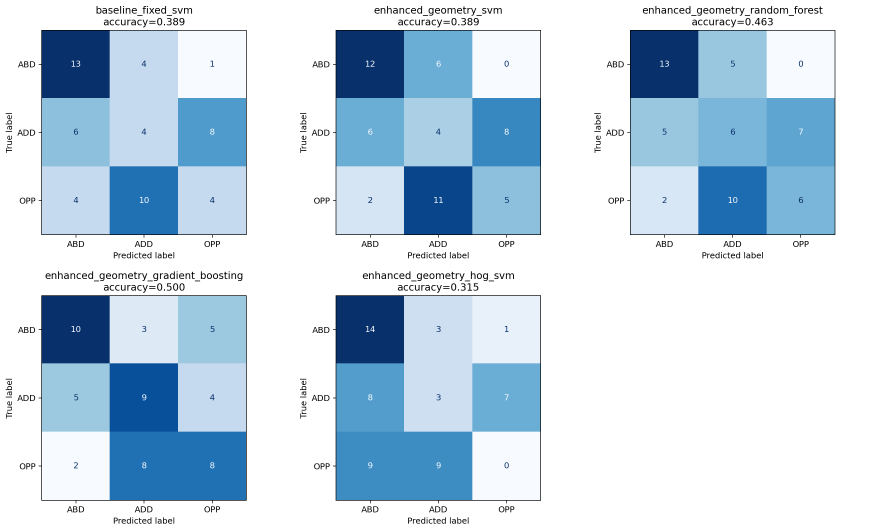
#> input picture traditional_method/results_course_filters/course_filter_confusion.png, 2613 x 1594 px (shown at 1/3 size)
$ python -i experiment_course_preprocessing.py   (imports and definitions only)
#> lines starting #> are read from the running program, lines starting #| are printed output that depends on the picture; after the words box and inside, x2 and y2 are one past the last pixel; in counts of white or black regions, pixels touching at a corner belong together
#> further down, picture is the input picture: shape (1594, 2613, 3); mean B, G, R 229.6, 213.7, 194.1
from pathlib import Path

import cv2
import matplotlib

# [1 line not run here, left out]

import matplotlib.pyplot as plt
import numpy as np
import pandas as pd
from sklearn.metrics import ConfusionMatrixDisplay

from enhanced_traditional import (
    BASE_COLUMNS,
    candidate_spec,
    evaluate_candidate,
    extract_enhanced_features,
)
from extract_features import extract_features
from segment_hands import MAX_COMPONENT_GAP, MIN_CONTOUR_AREA, resize_for_processing


PROJECT_DIR = Path(__file__).resolve().parents[1]
LABELS_PATH = PROJECT_DIR / "labels.csv"
BASELINE_EVALUATION_PATH = (
    PROJECT_DIR
    / "traditional_method/results/enhanced_traditional_evaluation.csv"
)
BASELINE_RULE_PATH = (
    PROJECT_DIR / "traditional_method/results/rule_based_evaluation.csv"
)

RESULTS_DIR = PROJECT_DIR / "traditional_method/results_course_filters"
MASK_DIR = RESULTS_DIR / "selected_masks"
FEATURES_PATH = RESULTS_DIR / "course_filter_features.csv"
EVALUATION_PATH = RESULTS_DIR / "course_filter_evaluation.csv"
PREDICTIONS_PATH = RESULTS_DIR / "course_filter_predictions.csv"
RULE_PATH = RESULTS_DIR / "course_filter_rule_evaluation.csv"
COMPARISON_PATH = RESULTS_DIR / "preprocessing_comparison.csv"
CONFUSION_PATH = RESULTS_DIR / "course_filter_confusion.png"


# [8 lines left out: function box_gap, not called in this run]


def keep_connected_components(mask):
    count, component_map, stats, _ = cv2.connectedComponentsWithStats(
        mask, connectivity=8
    )
    if count <= 1:
        return np.zeros_like(mask)

    valid = [
        index
        for index in range(1, count)
        if stats[index, cv2.CC_STAT_AREA] >= MIN_CONTOUR_AREA
    ]
    if not valid:
        return np.zeros_like(mask)

    primary = max(valid, key=lambda index: stats[index, cv2.CC_STAT_AREA])
    primary_box = tuple(int(value) for value in stats[primary, :4])
    selected = np.zeros_like(mask)

    for index in valid:
        component_box = tuple(int(value) for value in stats[index, :4])
        if index == primary or box_gap(primary_box, component_box) <= MAX_COMPONENT_GAP:
            selected[component_map == index] = 255
    return selected


def fill_holes(mask):
    # Padding guarantees that pixel (0, 0) is background for flood filling.
    padded = cv2.copyMakeBorder(mask, 1, 1, 1, 1, cv2.BORDER_CONSTANT, value=0)
    flooded = padded.copy()
    flood_mask = np.zeros((padded.shape[0] + 2, padded.shape[1] + 2), np.uint8)
    cv2.floodFill(flooded, flood_mask, (0, 0), 255)
    holes = cv2.bitwise_not(flooded)
    filled = cv2.bitwise_or(padded, holes)
    return filled[1:-1, 1:-1]


def course_segment(image):
    # Course experiment: Gaussian smoothing before colour thresholding.
    smoothed = cv2.GaussianBlur(image, (5, 5), 0)

    ycrcb = cv2.cvtColor(smoothed, cv2.COLOR_BGR2YCrCb)
#> ycrcb: shape (1594, 2613, 3); mean of channels 0, 1, 2 209.6, 116.9, 139.3
    ycrcb_mask = cv2.inRange(
        ycrcb,
        np.array([0, 133, 77], dtype=np.uint8),
        np.array([255, 173, 127], dtype=np.uint8),
    )
#> ycrcb_mask: shape (1594, 2613); every value is 0

    hsv = cv2.cvtColor(smoothed, cv2.COLOR_BGR2HSV)
#> hsv: shape (1594, 2613, 3); mean H, S, V 47.2, 51, 229.6
    hsv_mask = cv2.inRange(
        hsv,
        np.array([0, 50, 0], dtype=np.uint8),
        np.array([179, 255, 255], dtype=np.uint8),
    )
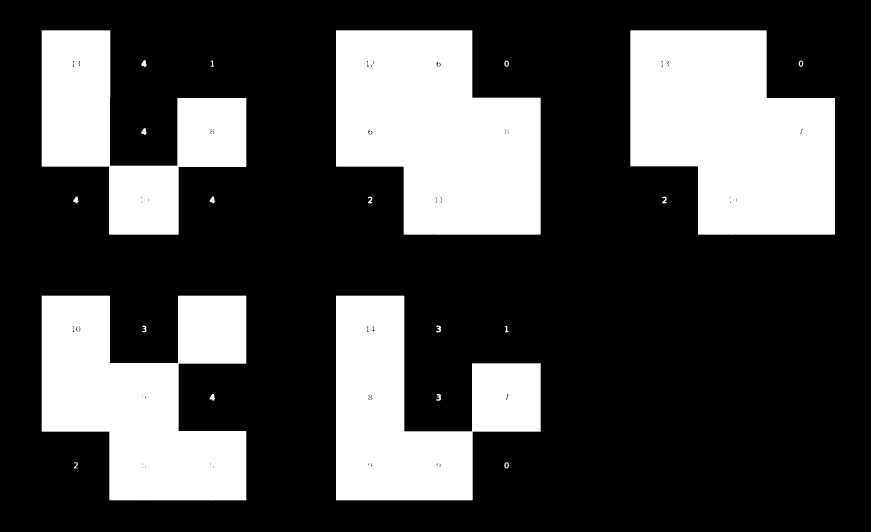
#> hsv_mask: shape (1594, 2613) (shown at 1/3 size); 29.3% white; 21 white regions, largest, box (x1, y1, x2, y2) and area: (1008, 91, 1622, 705) 293307, (1891, 91, 2505, 705) 293044, (125, 887, 739, 1502) 252843
    mask = cv2.bitwise_and(ycrcb_mask, hsv_mask)

    # Median filtering removes isolated binary noise while preserving edges.
    mask = cv2.medianBlur(mask, 5)

    open_kernel = cv2.getStructuringElement(cv2.MORPH_ELLIPSE, (5, 5))
    close_kernel = cv2.getStructuringElement(cv2.MORPH_ELLIPSE, (11, 11))
    mask = cv2.morphologyEx(mask, cv2.MORPH_OPEN, open_kernel)
    mask = cv2.morphologyEx(mask, cv2.MORPH_CLOSE, close_kernel)

    # Explicit connected-component filtering and complete hole filling.
    mask = keep_connected_components(mask)
#> in keep_connected_components, `count, component_map, stats, _ = cv2.connectedComponentsWithStats( mas..`: component_map: shape (1594, 2613) int32; every value is 0
#> in keep_connected_components, `count, component_map, stats, _ = cv2.connectedComponentsWithStats( mas..`: count = 1; stats = [[0, 0, 2613, 1594, 4165122]]
    return fill_holes(mask)
#> in fill_holes, `padded = cv2.copyMakeBorder(mask, 1, 1, 1, 1, cv2.BORDER_CONSTANT, val..`: padded: shape (1596, 2615); every value is 0
#> in fill_holes, `cv2.floodFill(flooded, flood_mask, (0, 0), 255)`: flooded: shape (1596, 2615); every value is 255


# [249 lines left out: functions rule_features, build_feature_table, evaluate_models, create_comparison, main, not called in this run]


# [2 lines not run here, left out]

>>> import cv2
>>> picture = cv2.imread('results_course_filters/course_filter_confusion.png')
>>> result = course_segment(picture)
